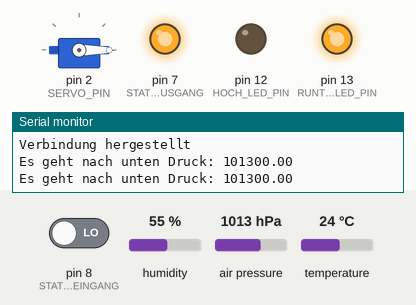
Simulated run of this sketch. Board: Arduino Uno, built with avr-gcc and run on an emulated ATmega328P. Parts: servo, output pins drawn as LEDs (lit = HIGH), the last lines printed to the serial monitor. Inputs (shaded band) come from the test bench; at power-on: air pressure 1013 hPa, pin 8 (STATUS_EINGANG) LOW, humidity 55 %, temperature 24 °C. EEPROM starts erased. At 11.8 s the program stops and its outputs stay as they are.

Above: at 4.2 s.
4.3 s: air pressure set to 952 hPa
At 5.0 s:
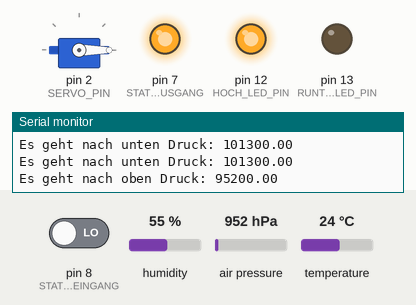
6.7 s: air pressure set to 975 hPa
At 8.0 s:
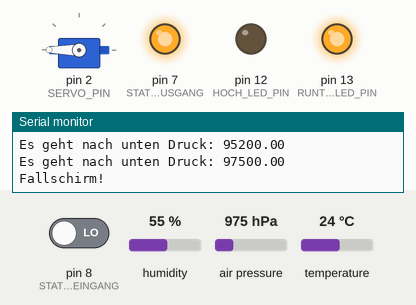
Timing chart, 0 to 9.7 s (numbered marks = the images above; inputs shaded):
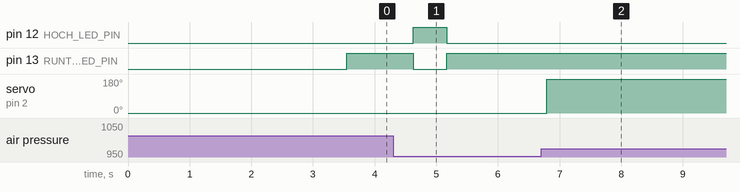

The sketch:

Arduino-Flaschenrakete.ino
```cpp
#include <Wire.h>
#include <Servo.h>
#include <EEPROM.h>
#include <Adafruit_Sensor.h>
#include <Adafruit_BME280.h>

#define RUNTER_LED_PIN 13
#define HOCH_LED_PIN 12

#define SERVO_PIN 2

#define STATUS_AUSGANG 7
#define STATUS_EINGANG 8

Adafruit_BME280 bme;
Servo servo;

struct Messwert {
   float druck;
   float temperatur;
   float feuchte;
};

void messwerteAusgeben() {
  for (int i = 0; i < 1024 - sizeof(Messwert); i += sizeof(Messwert)) {
    struct Messwert m;
    EEPROM.get(i, m);

    Serial.println("------------------");
    Serial.print("Messung: ");
    Serial.println(i);

    Serial.print("Druck: ");
    Serial.println(m.druck);

    Serial.print("Temperatur: ");
    Serial.println(m.temperatur);

    Serial.print("Feuchte: ");
    Serial.println(m.feuchte);
  }
}

int speicherPosition = 0;

void messwertSchreiben(float druck, float temperatur, float feuchte) {
  if (speicherPosition >= 1024 - sizeof(Messwert)) {
    return;
  }

  struct Messwert m;
  m.druck = druck;
  m.temperatur = temperatur;
  m.feuchte = feuchte;

  EEPROM.put(speicherPosition, m);

  speicherPosition += sizeof(Messwert);
}

void setup() {
  Serial.begin(9600);
  Serial.println("Verbindung hergestellt");

  pinMode(STATUS_AUSGANG, OUTPUT);
  digitalWrite(STATUS_AUSGANG, HIGH);
  pinMode(STATUS_EINGANG, INPUT);

  if (digitalRead(STATUS_EINGANG) == HIGH) {
    while (true) {
      messwerteAusgeben();
      Serial.println("Fertig!");
      delay(5000);
    }
  }

  pinMode(RUNTER_LED_PIN, OUTPUT);
  pinMode(HOCH_LED_PIN, OUTPUT);

  delay(1000);

  bme.begin(0x76);

  delay(1000);

  servo.attach(SERVO_PIN);
  servo.write(0);

  delay(1000);
}

float letzterDruck = -1;
float kleinsterDruck = -1;

void loop() {
  float druck = bme.readPressure();
  float temperatur = bme.readTemperature();
  float feuchte = bme.readHumidity();

  if (letzterDruck == -1) {
    // erste Messung

    kleinsterDruck = druck;
  } else {
    // LEDs steuern
    if (druck < letzterDruck) {
        Serial.print("Es geht nach oben");
        digitalWrite(HOCH_LED_PIN, HIGH);
        digitalWrite(RUNTER_LED_PIN, LOW);
    } else {
        Serial.print("Es geht nach unten");
        digitalWrite(RUNTER_LED_PIN, HIGH);
        digitalWrite(HOCH_LED_PIN, LOW);
    }

    // Druck ausgeben
    Serial.print(" Druck: ");
    Serial.println(druck);

    if (druck < kleinsterDruck) {
      kleinsterDruck = druck;
    }

    if (druck > kleinsterDruck + 12) {
      fallschirmOeffnen();
    }
  }

  messwertSchreiben(druck, temperatur, feuchte);

  letzterDruck = druck;

  delay(500);
}

void fallschirmOeffnen() {
  Serial.println("Fallschirm!");
  servo.write(180);
  delay(5000);
  exit(0);
}
```

Measured:
- after the input at 4.3 s, pin 12 (HOCH_LED_PIN): LOW → HIGH after 0.33 s, → LOW 0.54 s later; pin 13 (RUNTER_LED_PIN): HIGH → LOW after 0.33 s, → HIGH 0.54 s later
- after the input at 6.7 s, servo on pin 2 (SERVO_PIN): 0° → 180° after 0.10 s
